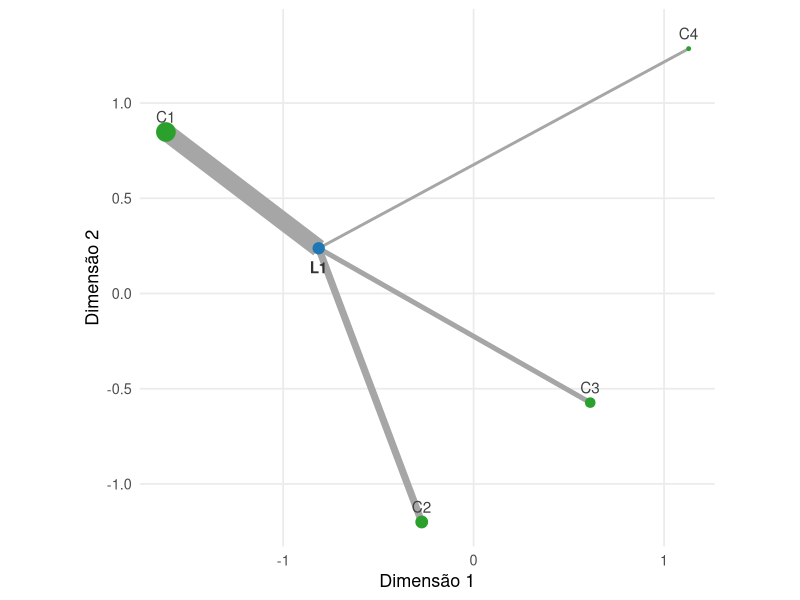
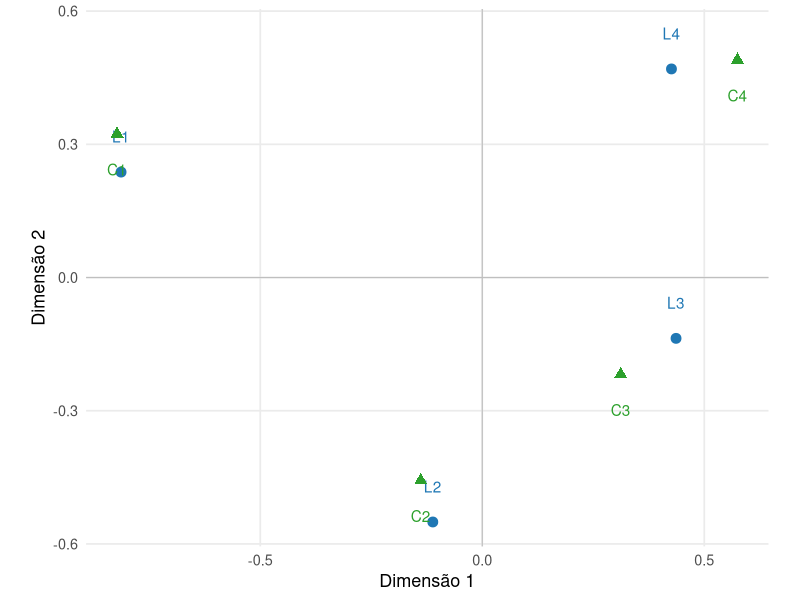

The R script that drew these images, in order:
## ---- chunk 1
#| label: fig-ca-relacao-baricentrica
#| echo: false
#| warning: false
#| message: false
#| fig-cap: "Relação baricêntrica entre uma linha e as coordenadas padrão das colunas. A posição da linha é a média ponderada das posições das colunas, com pesos dados pelo perfil da própria linha."
#| fig-width: 7.5
#| fig-height: 5.5
#| fig-align: center

library(ggplot2)

N <- matrix(
  c(
    40, 15, 10,  5,
    10, 35, 20,  5,
     5, 15, 40, 20,
    10, 10, 15, 35
  ),
  nrow = 4,
  byrow = TRUE
)

rownames(N) <- paste0(
  "L",
  1:4
)

colnames(N) <- paste0(
  "C",
  1:4
)

P <- N / sum(
  N
)

r <- rowSums(
  P
)

c <- colSums(
  P
)

Dr_menos_meio <- diag(
  1 / sqrt(
    r
  )
)

Dc_menos_meio <- diag(
  1 / sqrt(
    c
  )
)

Qca <- Dr_menos_meio %*%
  (
    P -
      r %o% c
  ) %*%
  Dc_menos_meio

decomp <- svd(
  Qca
)

tol <- 1e-10

L <- sum(
  decomp$d > tol
)

U <- decomp$u[
  ,
  seq_len(L),
  drop = FALSE
]

V <- decomp$v[
  ,
  seq_len(L),
  drop = FALSE
]

D <- diag(
  decomp$d[
    seq_len(L)
  ],
  nrow = L
)

Ar <- Dr_menos_meio %*%
  U

Ac <- Dc_menos_meio %*%
  V

Fr <- Ar %*%
  D

linha_escolhida <- 1

perfil <- P[
  linha_escolhida,
] / r[
  linha_escolhida
]

colunas <- data.frame(
  categoria = colnames(
    N
  ),
  Dim1 = Ac[, 1],
  Dim2 = Ac[, 2],
  peso = perfil
)

linha <- data.frame(
  categoria = rownames(
    N
  )[
    linha_escolhida
  ],
  Dim1 = Fr[
    linha_escolhida,
    1
  ],
  Dim2 = Fr[
    linha_escolhida,
    2
  ]
)

segmentos <- data.frame(
  x = linha$Dim1,
  y = linha$Dim2,
  xend = colunas$Dim1,
  yend = colunas$Dim2,
  peso = colunas$peso
)

ggplot() +
  geom_segment(
    data = segmentos,
    aes(
      x = x,
      y = y,
      xend = xend,
      yend = yend,
      linewidth = peso
    ),
    color = "gray65",
    show.legend = FALSE
  ) +
  geom_point(
    data = colunas,
    aes(
      x = Dim1,
      y = Dim2,
      size = peso
    ),
    color = "#2ca02c",
    show.legend = FALSE
  ) +
  geom_text(
    data = colunas,
    aes(
      x = Dim1,
      y = Dim2,
      label = categoria
    ),
    nudge_y = 0.08,
    color = "gray25"
  ) +
  geom_point(
    data = linha,
    aes(
      x = Dim1,
      y = Dim2
    ),
    size = 3.5,
    color = "#1f77b4"
  ) +
  geom_text(
    data = linha,
    aes(
      x = Dim1,
      y = Dim2,
      label = categoria
    ),
    nudge_y = -0.1,
    fontface = "bold",
    color = "gray20"
  ) +
  coord_equal() +
  labs(
    x = "Dimensão 1",
    y = "Dimensão 2"
  ) +
  theme_minimal(
    base_size = 13
  ) +
  theme(
    panel.grid.minor = element_blank()
  )
## ---- chunk 2
#| label: fig-ca-mapa-conjunto
#| echo: false
#| warning: false
#| message: false
#| fig-cap: "Representação conjunta das categorias de linhas e colunas nas duas primeiras dimensões. As distâncias dentro de cada nuvem são representadas no subespaço exibido; a distância entre uma linha e uma coluna não corresponde, em geral, a uma distância qui-quadrado."
#| fig-width: 7.5
#| fig-height: 5.8
#| fig-align: center

library(ggplot2)

N <- matrix(
  c(
    40, 15, 10,  5,
    10, 35, 20,  5,
     5, 15, 40, 20,
    10, 10, 15, 35
  ),
  nrow = 4,
  byrow = TRUE
)

rownames(N) <- paste0(
  "L",
  1:4
)

colnames(N) <- paste0(
  "C",
  1:4
)

P <- N / sum(
  N
)

r <- rowSums(
  P
)

c <- colSums(
  P
)

Dr_menos_meio <- diag(
  1 / sqrt(
    r
  )
)

Dc_menos_meio <- diag(
  1 / sqrt(
    c
  )
)

Qca <- Dr_menos_meio %*%
  (
    P -
      r %o% c
  ) %*%
  Dc_menos_meio

decomp <- svd(
  Qca
)

tol <- 1e-10

L <- sum(
  decomp$d > tol
)

U <- decomp$u[
  ,
  seq_len(L),
  drop = FALSE
]

V <- decomp$v[
  ,
  seq_len(L),
  drop = FALSE
]

D <- diag(
  decomp$d[
    seq_len(L)
  ],
  nrow = L
)

Fr <- Dr_menos_meio %*%
  U %*%
  D

Fc <- Dc_menos_meio %*%
  V %*%
  D

linhas <- data.frame(
  categoria = rownames(
    N
  ),
  Dim1 = Fr[, 1],
  Dim2 = Fr[, 2],
  tipo = "Linhas"
)

colunas <- data.frame(
  categoria = colnames(
    N
  ),
  Dim1 = Fc[, 1],
  Dim2 = Fc[, 2],
  tipo = "Colunas"
)

ggplot() +
  geom_hline(
    yintercept = 0,
    linewidth = 0.4,
    color = "gray75"
  ) +
  geom_vline(
    xintercept = 0,
    linewidth = 0.4,
    color = "gray75"
  ) +
  geom_point(
    data = linhas,
    aes(
      x = Dim1,
      y = Dim2
    ),
    size = 3,
    color = "#1f77b4"
  ) +
  geom_text(
    data = linhas,
    aes(
      x = Dim1,
      y = Dim2,
      label = categoria
    ),
    nudge_y = 0.08,
    color = "#1f77b4"
  ) +
  geom_point(
    data = colunas,
    aes(
      x = Dim1,
      y = Dim2
    ),
    size = 3,
    shape = 17,
    color = "#2ca02c"
  ) +
  geom_text(
    data = colunas,
    aes(
      x = Dim1,
      y = Dim2,
      label = categoria
    ),
    nudge_y = -0.08,
    color = "#2ca02c"
  ) +
  coord_equal() +
  labs(
    x = "Dimensão 1",
    y = "Dimensão 2"
  ) +
  theme_minimal(
    base_size = 13
  ) +
  theme(
    panel.grid.minor = element_blank()
  )
